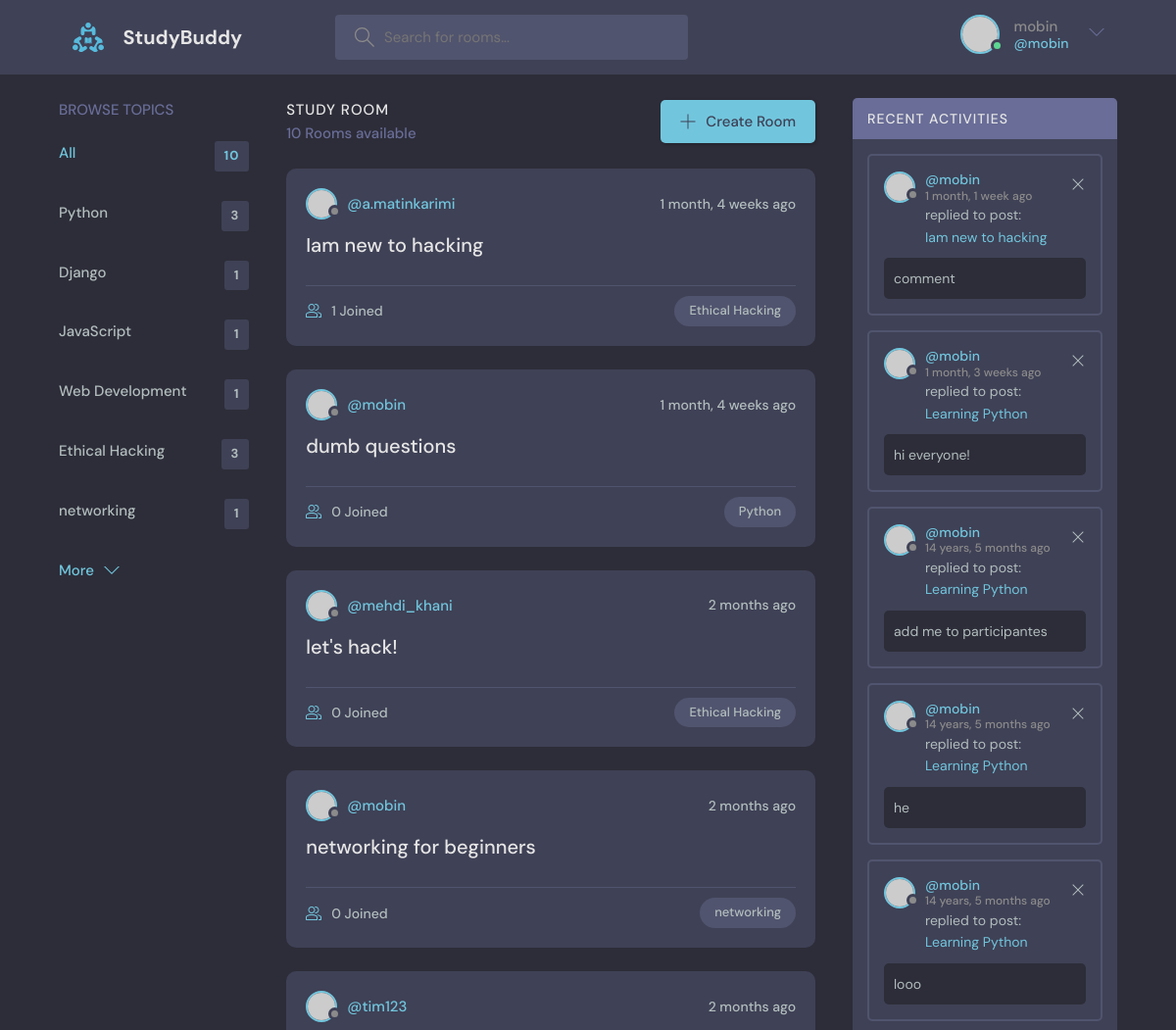
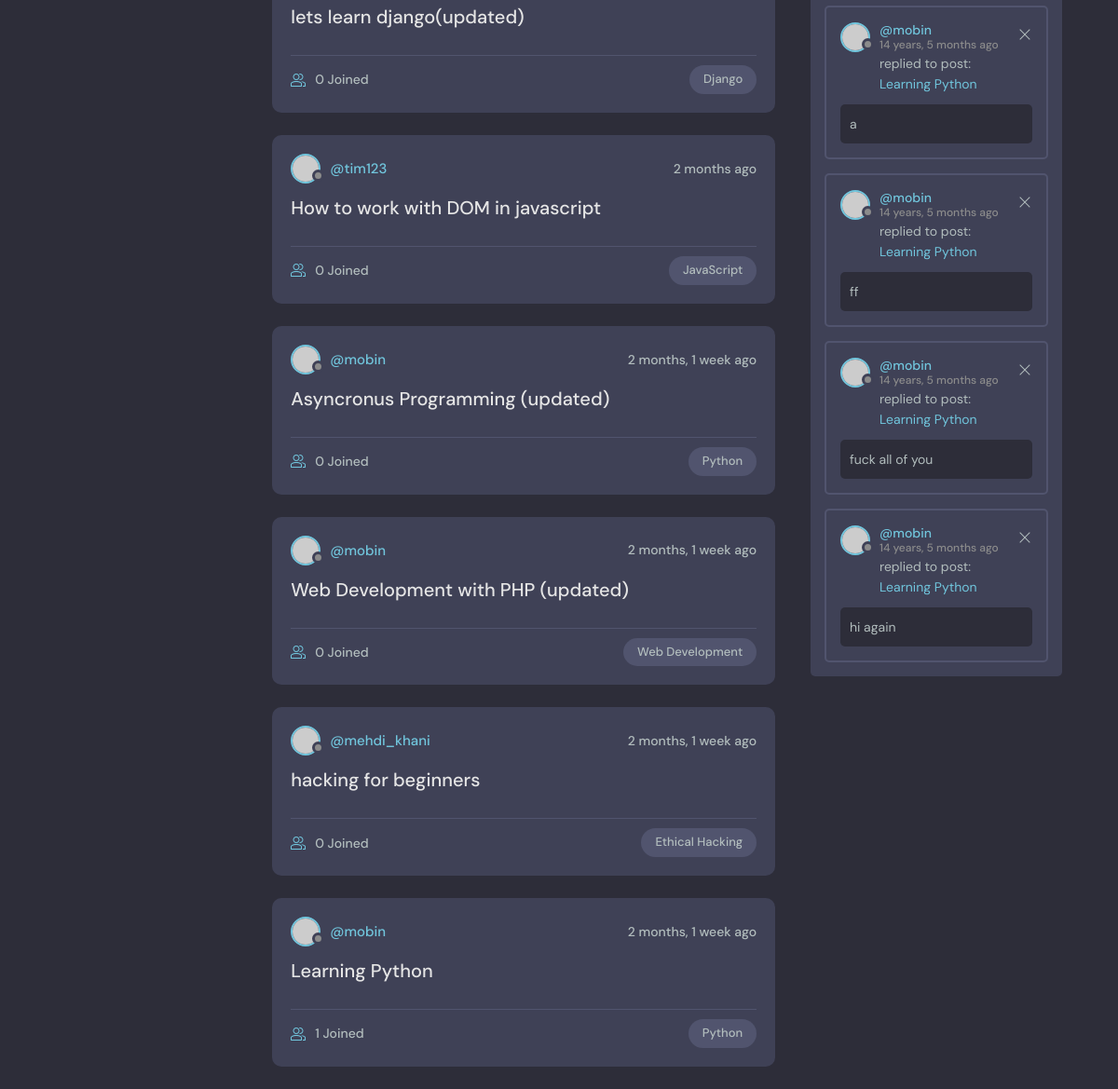
Page / (signed in) on the earlier database version (2 pictures, top to bottom).
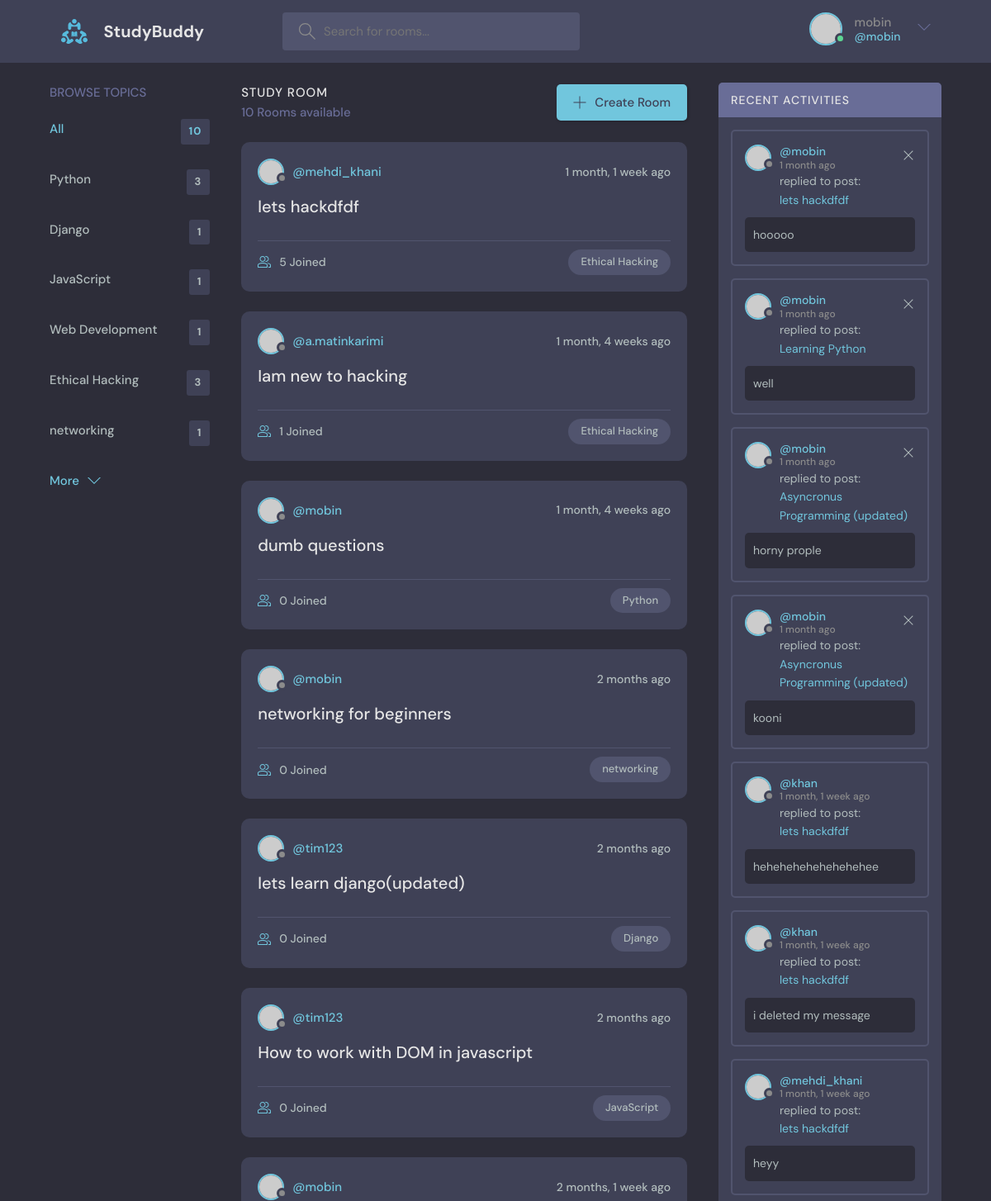
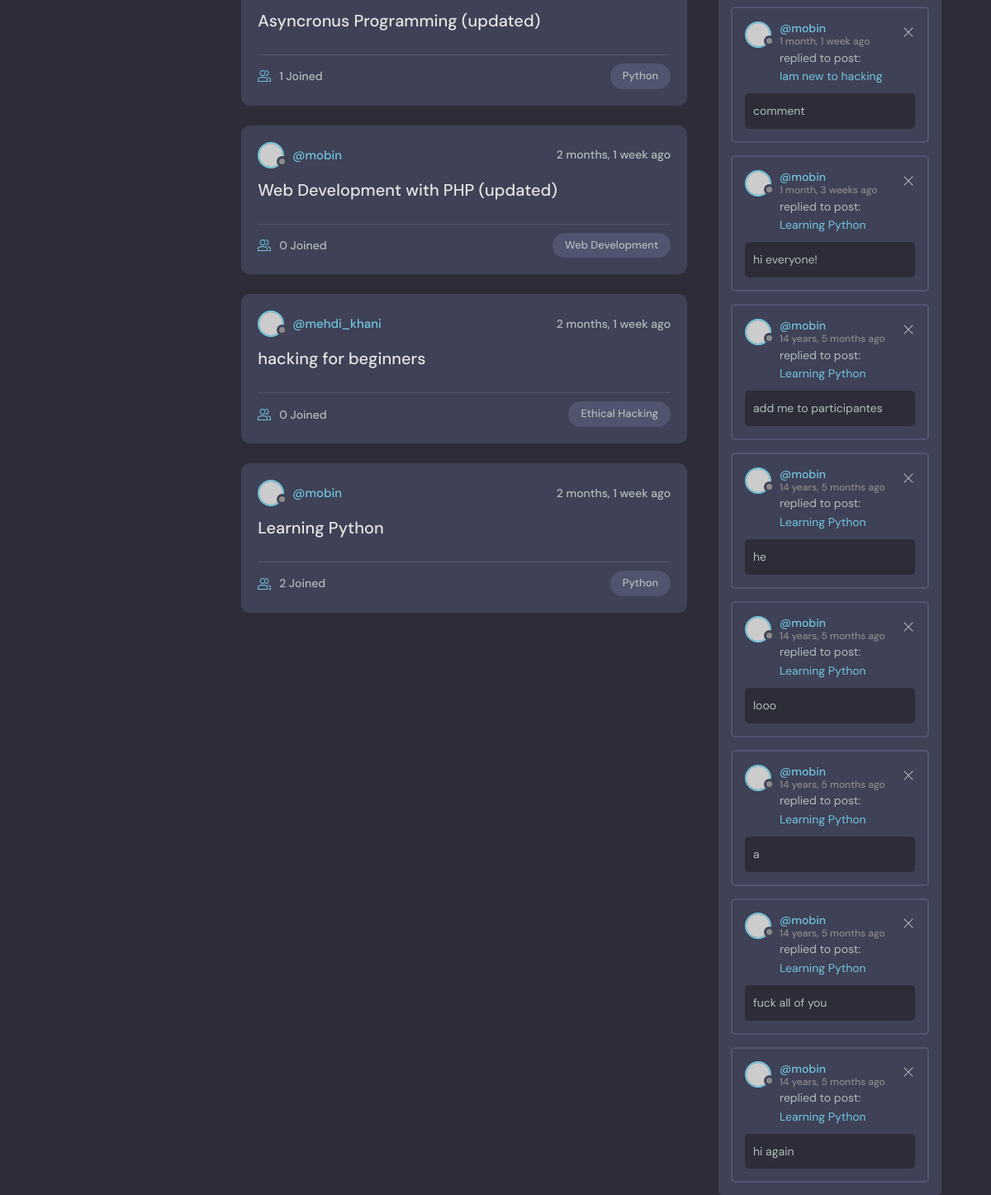
Same page on the later database version (2 pictures, top to bottom).
### first_app/models.py (models this page shows)
class Topic(models.Model):
    name = CharField(max_length=200)
    def __str__(self):
        return self.name

class Room(models.Model):
    host = ForeignKey(to=User, on_delete=models.SET_NULL, null=True)
    topic = ForeignKey(to=Topic, on_delete=models.SET_NULL, null=True)
    name = CharField(max_length=200)
    description = TextField(null=True, blank=True)
    participants = ManyToManyField(to=User, related_name="participants", blank=True)
    updated = DateTimeField(auto_now=True)
    created = DateTimeField(auto_now_add=True)
    def __str__(self):
        return self.name

class Message(models.Model):
    user = ForeignKey(to=User, on_delete=models.CASCADE)
    room = ForeignKey(to=Room, on_delete=models.CASCADE)
    body = TextField()
    updated = DateTimeField(auto_now=True)
    created = DateTimeField(auto_now_add=True)
    def __str__(self):
        return self.body[0:50]
    class Meta:
        ordering = ["-created", "-updated"]

### first_app/views.py (the view)
# urls.py: path("", views.home, name="home"),
def home(request):
    q = request.GET.get("q")
    q = "" if not q else q
    print(q)
    topics = Topic.objects.all()
    rooms = Room.objects.filter(
        Q(topic__name__icontains=q)
        | Q(name__icontains=q)
        | Q(host__username__icontains=q)
    )
    rooms_count = rooms.count()
    rooms_count_all = Room.objects.all().count()
    url = reverse("home")
    context = {
        "view_name": home.__name__,
        "rooms": rooms.order_by("-created", "-updated"),
        "topics": topics,
        "rooms_count": rooms_count,
        "rooms_count_all": rooms_count_all,
        "url": url,
    }
    if request.user.is_authenticated:
        user_participated_rooms = request.user.participants.filter(
            Q(name__icontains=q) | Q(topic__name__icontains=q)
        ).values_list("id", flat=True)
        room_messages = Message.objects.filter(room__id__in=user_participated_rooms)
        context["room_messages"] = room_messages
    return render(request, "first_app/home.html", context)

### first_app/templates/first_app/home.html (shortened to what this page needs)
{% extends 'base.html' %}
{% block content %}
<main class="layout layout--3">
  <div class="container">
    {% include 'first_app/componets/topics_componet.html' %}
    <div class="roomList">
      <div class="roomList__header">
        <div>
          <h2>Study Room</h2>
          <p>{{rooms_count}} Rooms available</p>
        </div>
        <a class="btn btn--main" href="{% url 'create_room' %}">
          <svg version="1.1" xmlns="http://www.w3.org/2000/svg" width="32" height="32" viewBox="0 0 32 32">
            <title>add</title>
            <path
              d="M16.943 0.943h-1.885v14.115h-14.115v1.885h14.115v14.115h1.885v-14.115h14.115v-1.885h-14.115v-14.115z"
            ></path>
          </svg>
          Create Room
        </a>
      </div>
      {% include 'first_app/componets/feed_componet.html' %}
    </div>
      {% include 'first_app/componets/activity_componet.html' %}
  </div>
</main>
{% endblock content %}

### first_app/templates/first_app/componets/topics_componet.html
{% load first_app_extras %}
    <div class="topics">
      <div class="topics__header">
        <h2>Browse Topics</h2>
      </div>
      <ul class="topics__list">
        <li>
          <a href="{{url}}" class="active">All <span>{{rooms_count_all}}</span></a>
        </li>
        {% for topic in topics %}
        <li>
          <a href="{{url}}?q={{topic.name}}">{{topic.name}} <span>
            {% if view_name == "home" %}
            {{topic.room_set.all.count}}
            {% else %}
            {{topics_count | get_dict_value:topic.name}}
            {% endif %}
          </span>
        </a>
        </li>
        {% endfor %}
      <a class="btn btn--link" href="topics.html">
        More
        <svg version="1.1" xmlns="http://www.w3.org/2000/svg" width="32" height="32" viewBox="0 0 32 32">
          <title>chevron-down</title>
          <path d="M16 21l-13-13h-3l16 16 16-16h-3l-13 13z"></path>
        </svg>
      </a>
    </div>

### first_app/templates/first_app/componets/feed_componet.html (shortened to what this page needs)
{% for room in rooms %}
  <div class="roomListRoom">
    <div class="roomListRoom__header">
      <a href="{% url 'user_profile' room.host.id %}" class="roomListRoom__author">
        <div class="avatar avatar--small">
          <img src="https://randomuser.me/api/portraits/women/11.jpg" />
        </div>
        <span>@{{room.host.username}}</span>
      </a>
      <div class="roomListRoom__actions">
        <span>{{room.created | timesince}} ago</span>
      </div>
    </div>
    <div class="roomListRoom__content">
      <a href="{% url 'room' room.id %}">{{room}}</a>
    </div>
    <div class="roomListRoom__meta">
      <a href="{% url 'room' room.id %}" class="roomListRoom__joined">
        {{room.participants.all.count}} Joined
      </a>
      <p class="roomListRoom__topic">{{room.topic}}</p>
    </div>
  </div>
{% endfor %}

### first_app/templates/first_app/componets/activity_componet.html
{% if request.user.is_authenticated %}
    <div class="activities">
      <div class="activities__header">
        <h2>Recent Activities</h2>
      </div>
      {% for message in room_messages %}
      <div class="activities__box">
        <div class="activities__boxHeader roomListRoom__header">
          <a href="{% url 'user_profile' message.user.id %}" class="roomListRoom__author">
            <div class="avatar avatar--small">
              <img src="https://randomuser.me/api/portraits/women/11.jpg" />
            </div>
            <p>
              @{{message.user.username}}
              <span>{{message.created | timesince}} ago</span>
            </p>
          </a>
          {% if message.user == request.user %}
          <div class="roomListRoom__actions">
           <a href="{% url 'delete_message' message.id %}">
              <svg version="1.1" xmlns="http://www.w3.org/2000/svg" width="32" height="32" viewBox="0 0 32 32">
                <title>remove</title>
                <path
                  d="M27.314 6.019l-1.333-1.333-9.98 9.981-9.981-9.981-1.333 1.333 9.981 9.981-9.981 9.98 1.333 1.333 9.981-9.98 9.98 9.98 1.333-1.333-9.98-9.98 9.98-9.981z"
                ></path>
              </svg>
            </a>
          </div>
          {% endif %}
        </div>
        <div class="activities__boxContent">
          <p>replied to post: <a href="{% url 'room' message.room.id %}">{{message.room.name}}</a></p>
          <div class="activities__boxRoomContent">
            {{message}}
          </div>
        </div>
      </div>
      {% endfor %}
    </div>
{% endif %}

Differences in the rows shown:
removed Room: host.username "mehdi_khani", created "2 months", name "let's hack!", participants.all.count "0", topic "Ethical Hacking"
removed Message: user.username "mobin", created "14 years, 5 months", room.name "Learning Python", body "ff"
added Room: host.username "mehdi_khani", created "1 month, 1 week", name "lets hackdfdf", participants.all.count "5", topic "Ethical Hacking"
computed for Room "Asyncronus Programming (updated)": participants.all.count "0" → "1"
computed for Room "Learning Python": participants.all.count "1" → "2"
added Message: user.username "mobin", created "1 month", room.name "lets hackdfdf", body "hooooo"
added Message: user.username "mobin", created "1 month", room.name "Learning Python", body "well"
added Message: user.username "mobin", created "1 month", room.name "Asyncronus Programming (updated)", body "horny prople"
added Message: user.username "mobin", created "1 month", room.name "Asyncronus Programming (updated)", body "kooni"
added Message: user.username "khan", created "1 month, 1 week", room.name "lets hackdfdf", body "hehehehehehehehehee"
added Message: user.username "khan", created "1 month, 1 week", room.name "lets hackdfdf", body "i deleted my message"
added Message: user.username "mehdi_khani", created "1 month, 1 week", room.name "lets hackdfdf", body "heyy"
